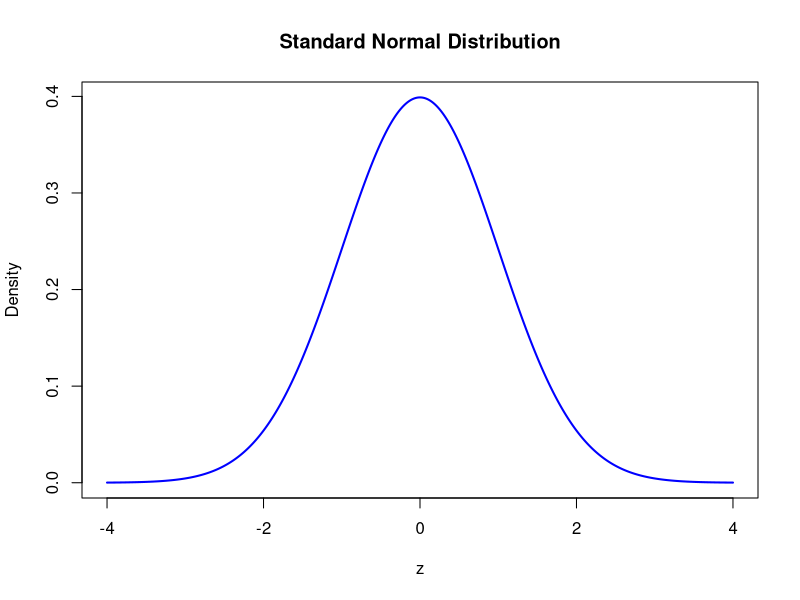
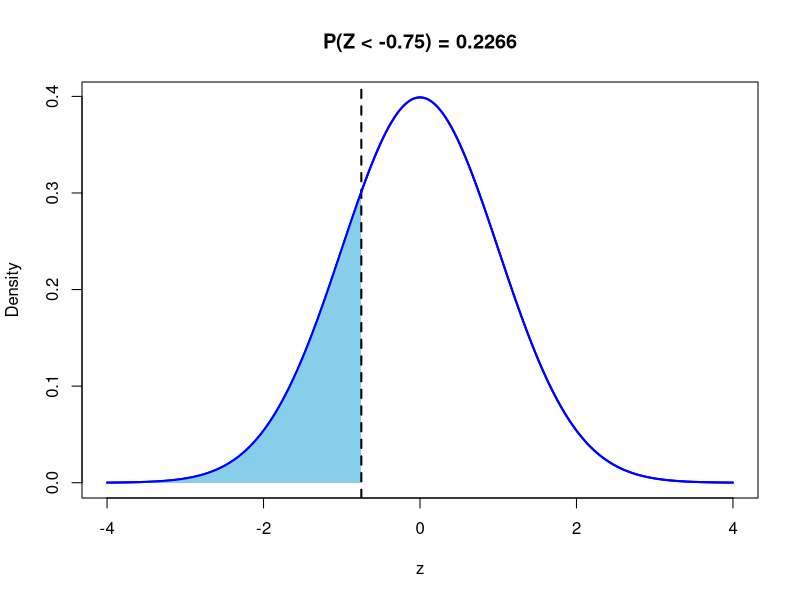
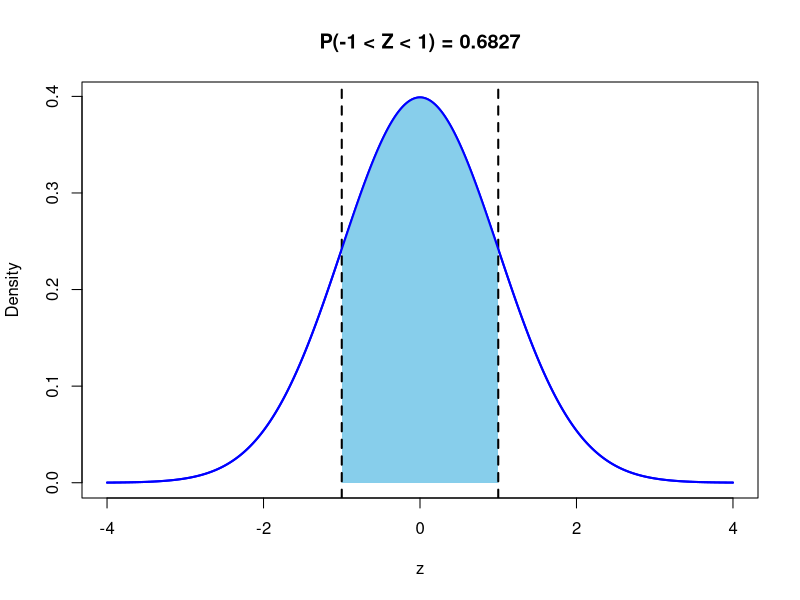
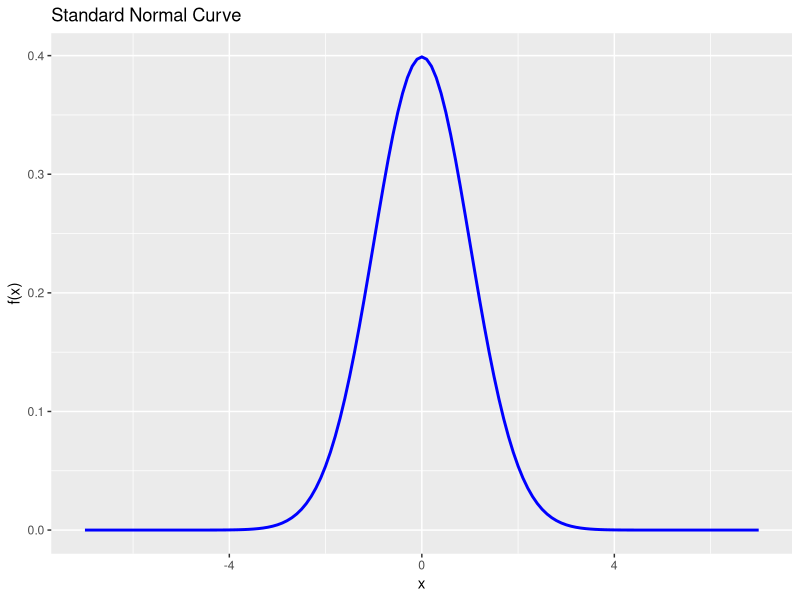
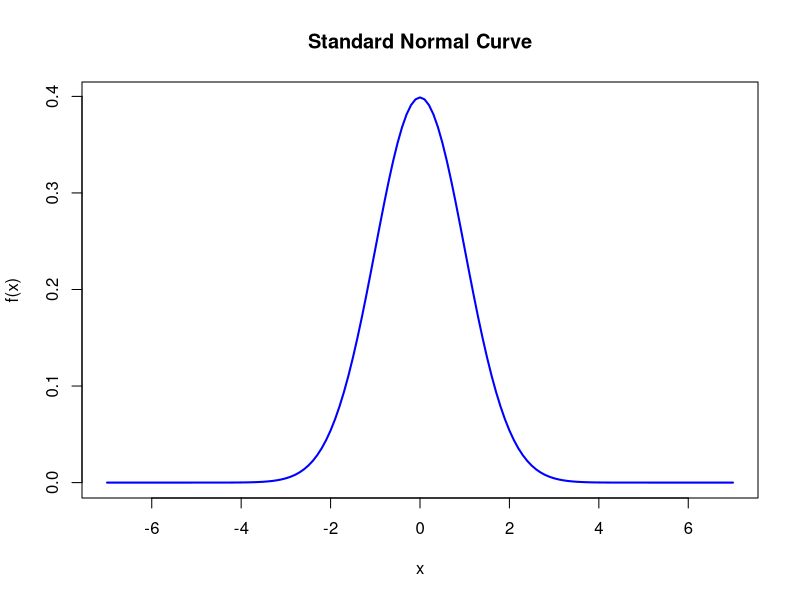
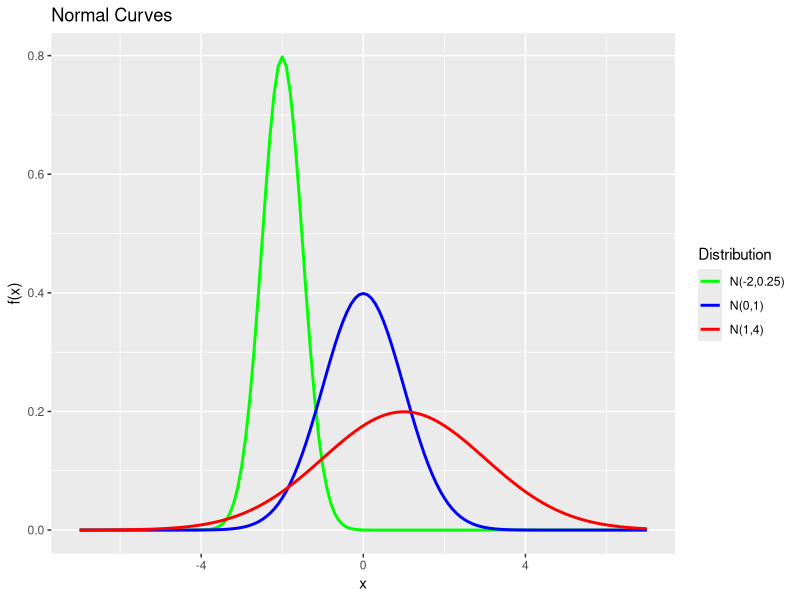
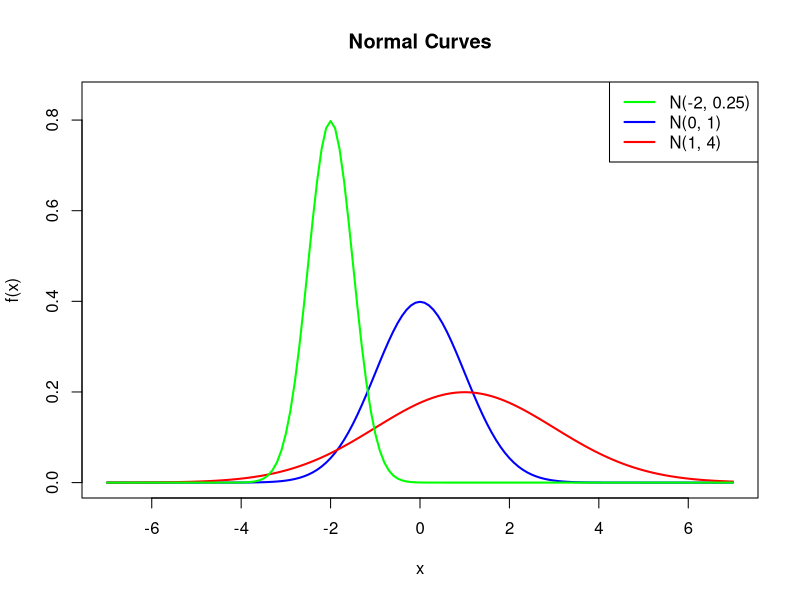
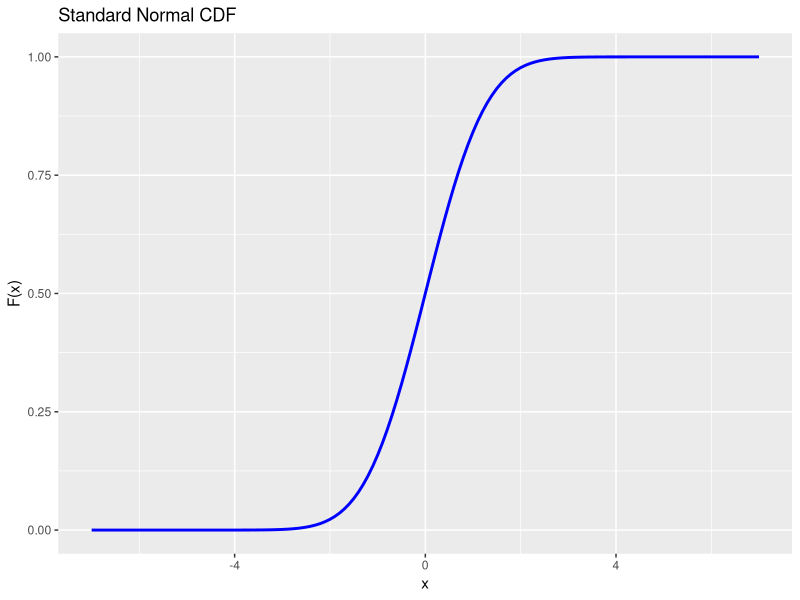

Write R code to recreate these figures, in order.
## ---- chunk 1
#| code-fold: true

# Necessary libraries
library(ggplot2)
library(readxl)
## ---- chunk 2
#| code-fold: true

# Define the range and density for standard normal distribution
x <- seq(-4, 4, length = 1000)
y <- dnorm(x)

# Create the plot
plot(x, y, type = "l", lwd = 2, col = "blue",
     main = "Standard Normal Distribution",
     xlab = "z", ylab = "Density")
## ---- chunk 3

# Examples
a <- pnorm(1.96)
b <- 1 - pnorm(1.96)
c <- qnorm(0.975)
d <- pnorm(4, mean = 10, sd = 3)
e <- 1 - pnorm(4, mean = 10, sd = 3)
f <- qnorm(0.35, mean = 10, sd = 3)

# Print the results
temp <- data.frame(a, b, c, d, e, f)
round(temp,4)

## ---- chunk 4
#| code-fold: true

x <- seq(-4, 4, length = 1000)
y <- dnorm(x)

# Create the plot
plot(x, y, type = "l", lwd = 2, col = "blue",
     main = "P(Z < -0.75) = 0.2266",
     xlab = "z", ylab = "Density")

# Shade the region less than 0.75
x_shade <- seq(-4, -0.75, length = 500)
y_shade <- dnorm(x_shade)
polygon(c(-4, x_shade, -0.75), c(0, y_shade, 0), col = "skyblue", border = NA)

# Add a vertical line at 0.75
abline(v = -0.75, lwd = 2, lty = 2)

# Add the main line plot again to keep it on top
lines(x, y, lwd = 2, col = "blue")

## ---- chunk 5
#| code-fold: true

x <- seq(-4, 4, length = 1000)
y <- dnorm(x)

# Create the plot
plot(x, y, type = "l", lwd = 2, col = "blue",
     main = "P(-1 < Z < 1) = 0.6827",
     xlab = "z", ylab = "Density")

# Shade the region between -1 and 1
x_shade <- seq(-1, 1, length = 100)
y_shade <- dnorm(x_shade)
polygon(c(-1, x_shade, 1), c(0, y_shade, 0), col = "skyblue", border = NA)
abline(v = c(-1, 1), lwd = 2, lty = 2)

# Add the main line plot again to keep it on top
lines(x, y, lwd = 2, col = "blue")

## ---- chunk 6

# Create a sequence from -7 to 7 with a step of 0.1
i <- seq(-7, 7, by = 0.1)

# Calculate the PDF values for some different normal distributions
# dnorm() will give us the height of the curve at each of the points in our sequence
pdf1 <- dnorm(i, mean = 0, sd = 1)     # N(0, 1)
pdf2 <- dnorm(i, mean = 1, sd = 2)     # N(1, 4)
pdf3 <- dnorm(i, mean = -2, sd = 0.5)  # N(-2, 0.25)

# Create a data frame to store the values
pdf_graph <- data.frame(i, pdf1, pdf2, pdf3)

## ---- chunk 7

plot1 <- ggplot(pdf_graph, aes(x = i, y = pdf1)) +
          geom_line(color = "blue", linewidth = 1) +
          labs(title = "Standard Normal Curve", x = "x", y = "f(x)")

plot1
## ---- chunk 8
plot(i, pdf1, type = "l", col = "blue", lwd = 2,
     xlab = "x", ylab = "f(x)", main = "Standard Normal Curve")

## ---- chunk 9
# Convert the data frame to a long format for ggplot2 (makes adding a legend simpler)
pdf_graph_long <- data.frame(
  i = rep(i, 3),
  pdf = c(pdf1, pdf2, pdf3),
  Distribution = factor(rep(c("N(0,1)", "N(1,4)", "N(-2,0.25)"), each = length(i)))
)

# Plot all three normal curves
ggplot(pdf_graph_long, aes(x = i, y = pdf, color = Distribution)) +
  geom_line(linewidth = 1) +
  labs(title = "Normal Curves", x = "x", y = "f(x)") +
  scale_color_manual(values = c("green", "blue", "red"))

## ---- chunk 10

plot(i, pdf1, type = "l", col = "blue", lwd = 2,
     xlab = "x", ylab = "f(x)", ylim = c(0,0.85), #increase y-limits to fit upcoming lines
     main = "Normal Curves")

lines(i, pdf2, col = "red", lwd = 2)
lines(i, pdf3, col = "green", lwd = 2)

# Add a legend to differentiate the curves
legend("topright", legend = c( "N(-2, 0.25)", "N(0, 1)", "N(1, 4)"),
       col = c("green","blue", "red"), lwd = 2)



## ---- chunk 11

# Create a sequence from -7 to 7 with a step of 0.1
i <- seq(-7, 7, by = 0.1)

# Calculate the CDF values for different normal distributions
cdf1 <- pnorm(i, mean = 0, sd = 1)     # N(0, 1)
cdf2 <- pnorm(i, mean = 1, sd = 2)     # N(1, 2^2) = N(1, 4)
cdf3 <- pnorm(i, mean = -2, sd = 0.5)  # N(-2, 0.5^2) = N(-2, 0.25)

# Create a data frame to store the values
cdf_graph <- data.frame(i, cdf1, cdf2, cdf3)

ggplot(cdf_graph, aes(x = i, y = cdf1)) +
  geom_line(color = "blue", linewidth = 1) +
  labs(title = "Standard Normal CDF", x = "x", y = "F(x)")

## ---- chunk 12
# Convert the data frame to a long format for ggplot2
cdf_graph_long <- data.frame(
  i = rep(i, 3),
  cdf = c(cdf1, cdf2, cdf3),
  distribution = factor(rep(c("N(0,1)", "N(1,4)", "N(-2,0.25)"), each = length(i)))
)

# Plot all three normal CDFs
ggplot(cdf_graph_long, aes(x = i, y = cdf, color = distribution)) +
  geom_line(linewidth = 1) +
  labs(title = "Normal CDFs", x = "x", y = "F(x)") +
  scale_color_manual(values = c("blue", "red", "green"))

## ---- chunk 13

lowbwt <- read_xlsx("data/lowbwt.xlsx")

sbp_pdf <- ggplot(lowbwt, aes(x = sbp)) +
              geom_histogram(aes(y = after_stat(density)), bins = 20, fill = "lightblue", color = "black") + 
              stat_function(fun = dnorm, args = list(mean = mean(lowbwt$sbp), sd = sd(lowbwt$sbp)),
                color = "blue", linewidth = 1) +
              labs(title = "Histogram with Normal Density Line", x = "SBP", y = "Density")

sbp_pdf

## ---- chunk 14

sbp_pdf + stat_function(fun = dnorm, args = list(mean = 50, sd = 10),
                color = "orange1", linewidth = 1.2, lty = 2)

## ---- chunk 15

sbp_cdf <- ggplot(lowbwt, aes(x = sbp)) +
            stat_ecdf(geom = "step", color = "blue", linewidth = 1) +
            labs(title = "Empirical CDF Plot", x = "SBP", y = "F(SBP)")

sbp_cdf

## ---- chunk 16

sbp_cdf + stat_function(fun = pnorm, args = list(mean = mean(lowbwt$sbp), sd = sd(lowbwt$sbp)),
            color = "orange1", linewidth = 1.2) +
          labs(title = "Empirical CDF with Normal CDF", x = "SBP", y = "F(SBP)")

## ---- chunk 17

# Create a sequence from -4 to 4 with a step of 0.1
i <- seq(-4, 4, by = 0.1)

# Calculate the PDF values
norm <- dnorm(i, mean = 0, sd = 1)    
t3 <- dt(i, df = 3)                   
t10 <- dt(i, df = 10)
t25 <- dt(i, df = 25)

# Create a data frame to store the values
norm_t_graph_long <- data.frame(
  i = rep(i, 4),
  density = c(norm, t3, t10, t25),
  distribution = factor(rep(c("N(0,1)", "t(3 df)", "t(10 df)", "t(25 df)"), each = length(i)))
)

# Plot the normal and t-distributions
ggplot(norm_t_graph_long, aes(x = i, y = density, color = distribution)) +
  geom_line(linewidth = 1) +
  labs(title = "Normal and t Curves", x = "x", y = "f(x)") +
  theme_minimal() +
  scale_color_manual(values = c("black", "blue", "green", "magenta")) + 
  stat_function(fun = dnorm, col = "black", linewidth = 1.2)



